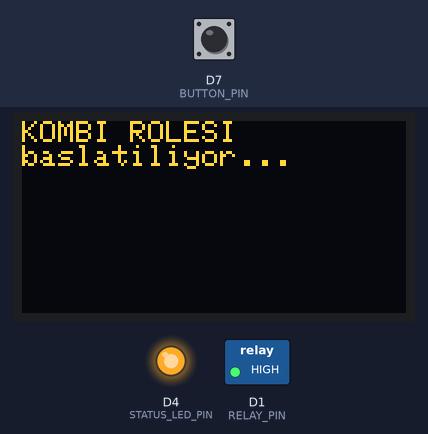
Recording of a sketch running on a simulated ESP8266 (NodeMCU). Shown: 128×64 one-colour display, switched loads named in the sketch (green lamp = pin HIGH), output pins drawn as LEDs (lit = HIGH). The inputs (shaded band) are chosen by the test bench; at power-on: D7 (BUTTON_PIN) HIGH. The OLED is the two-colour kind (top 16 rows yellow); WiFi joins after 1.5 s; servers stay silent unless stated; EEPROM starts erased; what the sketch prints to the serial monitor is not drawn.

Above: at 0.46 s.
At 1.87 s:
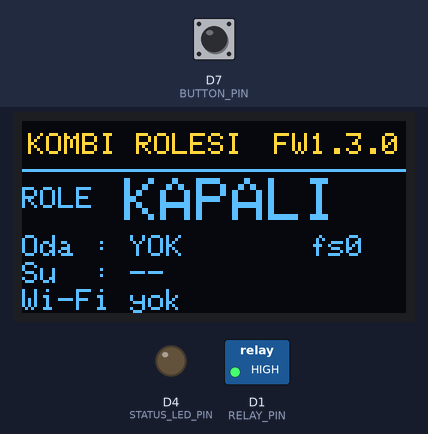
At 20.1 s:
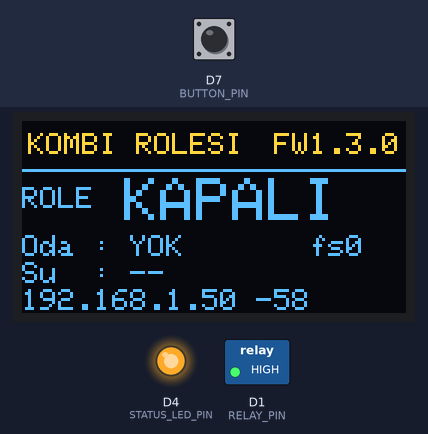
At 39.75 s:
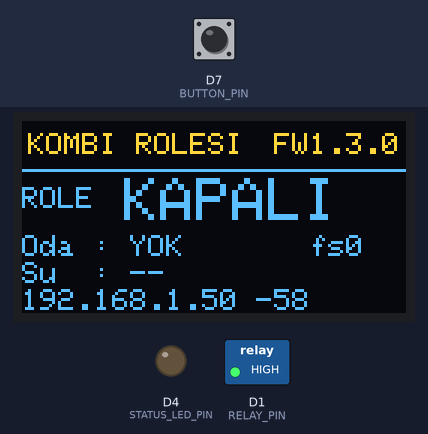
Timing chart, 0 to 40.0 s (numbered marks = the images above):
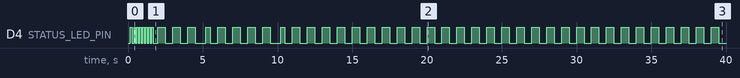

Measured:
- by itself, D4 (STATUS_LED_PIN): HIGH → LOW at 0.30 s, → HIGH 0.10 s later, → LOW 0.10 s later, → HIGH 0.10 s later, … (91 changes in this stretch)

The sketch:

kombi_rolesi.ino
```cpp
/*
 * ============================================================================
 *  KOMBIPLUS - KOMBI ROLE UNITESI
 *  NodeMCU v3 (ESP8266) + role modulu (+ opsiyonel DS18B20 su sensoru)
 *
 *  Bu cihaz:
 *    - Oda unitesinin AP'sine (KombiPlus) baglanir
 *    - TCP 8266 uzerinden gelen isi talebine gore kombi kontagini acar/kapatir
 *    - 5 dk boyunca komut gelmezse secilen fail-safe davranisi uygulanir
 *      (role kapanir veya son talep korunur; tercih EEPROM'da saklanir)
 *    - Opsiyonel DS18B20 ile kombi su sicakligini oda unitesine bildirir
 *
 *  GUVENLIK: Kombi termostat girisleri genellikle dusuk gerilimdir.
 *  230 V ile calisiyorsaniz isi mutlaka yetkili bir teknisyene yaptirin.
 *  Role modulu opto-izolasyonlu ve sigortali olmalidir.
 * ============================================================================
 */

#include <ESP8266WiFi.h>
#include <EEPROM.h>
#include <OneWire.h>
#include <DallasTemperature.h>
#include <Wire.h>
#include <Adafruit_GFX.h>
#include <Adafruit_SSD1306.h>

// ============================ KULLANICI AYARLARI ============================

#define FW_VERSION "1.3.0"

// Role modulu (aktif dusuk role kartlari yaygindir)
#define RELAY_PIN          D1        // GPIO5
#define RELAY_ACTIVE_LOW   1         // aktif-low kart icin 1, aktif-high icin 0

// Karti uzerindeki mavi LED (GPIO2 / D4)
#define STATUS_LED_PIN     LED_BUILTIN
#define LED_ACTIVE_LOW     1

// Opsiyonel kombi su sensoru (waterproof DS18B20)
#define FLOW_SENSOR_ENABLED 0
#define FLOW_PIN            D2        // GPIO4, 4.7k pull-up 3V3'e

// Opsiyonel 0.96" SSD1306 OLED (oda unitesiyle AYNI pinler: SDA=D5, SCL=D6)
#define OLED_ENABLED        1
#define OLED_WIDTH          128
#define OLED_HEIGHT         64
#define OLED_ADDR           0x3C
#define PIN_OLED_SDA        D5        // GPIO14
#define PIN_OLED_SCL        D6        // GPIO12

// Ekran uyandirma butonu (D7 -> GND, dahili pull-up) ve zaman asimi
#define BUTTON_PIN          D7        // GPIO13
#define BUTTON_ACTIVE_LOW   1
#define OLED_TIMEOUT_MS     300000UL  // 5 dk dokunulmazsa ekran kapanir

// Oda unitesi AP bilgileri (oda kodu ile AYNI olmali!)
#define TERMOSTAT_AP_SSID  "KombiPlus"
#define TERMOSTAT_AP_PASS  "Kombi.1881"

// Oda unitesinin AP uzerindeki sabit adresi
#define SERVER_HOST        "192.168.4.1"
#define TCP_PORT           8266

// Guvenlik / zamanlama
#define LINK_TIMEOUT_MS    300000UL   // 5 dk komut gelmezse role kapanir
#define STATUS_PERIOD_MS   2000UL
#define WIFI_RETRY_MS      15000UL
#define CONNECT_RETRY_MS   5000UL

// ============================ GLOBAL =======================================

WiFiClient client;
bool relayOn = false;
bool heatRequest = false;
bool linkEverSeen = false;      // ilk komut geldi mi? (acilista role kapali kalsin)
bool failSafeOn = false;        // oda unitesi erisilemezse son talebi koru
unsigned long lastSetMs = 0;
unsigned long lastStatusMs = 0;
unsigned long lastConnectAttemptMs = 0;
String rxLine = "";

#if OLED_ENABLED
Adafruit_SSD1306 display(OLED_WIDTH, OLED_HEIGHT, &Wire, -1);
bool oledOk = false;
bool oledAwake = true;
unsigned long oledWakeMs = 0;
#endif

// ---- EEPROM: fail-safe tercihi ----
#define RLY_MAGIC 0x524C5931UL   // "RLY1"
struct RlyPersist {
  uint32_t magic;
  uint8_t  failSafeOn;
};
const int EEPROM_SIZE = 16;

#if FLOW_SENSOR_ENABLED
  OneWire oneWire(FLOW_PIN);
  DallasTemperature flowSensor(&oneWire);
  float flowTemp = -127.0f;
  bool flowPending = false;
  unsigned long flowRequestMs = 0;
  unsigned long flowLastStartMs = 0;
#endif

// ============================ ROLE =========================================

void loadFailSafe() {
  RlyPersist p;
  EEPROM.get(0, p);
  if (p.magic == RLY_MAGIC && p.failSafeOn <= 1) {
    failSafeOn = (p.failSafeOn == 1);
  } else {
    failSafeOn = false;
    saveFailSafe();
  }
  Serial.print(F("Fail-safe (baglanti yok): role "));
  Serial.println(failSafeOn ? F("ACIK kalir") : F("KAPANIR"));
}

void saveFailSafe() {
  RlyPersist p;
  p.magic = RLY_MAGIC;
  p.failSafeOn = failSafeOn ? 1 : 0;
  EEPROM.put(0, p);
  EEPROM.commit();
}

void setRelay(bool on) {
  relayOn = on;
#if RELAY_ACTIVE_LOW
  digitalWrite(RELAY_PIN, on ? LOW : HIGH);
#else
  digitalWrite(RELAY_PIN, on ? HIGH : LOW);
#endif
}

// ============================ WI-FI ========================================

void connectWiFi() {
  Serial.print(F("Wi-Fi baglaniyor: "));
  Serial.println(TERMOSTAT_AP_SSID);
  WiFi.disconnect();
  WiFi.begin(TERMOSTAT_AP_SSID, TERMOSTAT_AP_PASS);
}

void updateWiFi() {
  static bool wasUp = false;
  static unsigned long lastAttempt = 0;

  if (WiFi.status() == WL_CONNECTED) {
    if (!wasUp) {
      wasUp = true;
      Serial.print(F("Wi-Fi OK. IP: "));
      Serial.println(WiFi.localIP());
      lastConnectAttemptMs = 0;   // hemen TCP baglanmayi dene
    }
    return;
  }

  if (wasUp) {
    wasUp = false;
    Serial.println(F("Wi-Fi koptu, yeniden baglanilacak."));
  }

  if (lastAttempt == 0 || (millis() - lastAttempt > WIFI_RETRY_MS)) {
    lastAttempt = millis();
    connectWiFi();
  }
}

// ============================ TCP ==========================================

void sendStatus() {
  if (!client.connected()) return;
#if FLOW_SENSOR_ENABLED
  float ft = flowTemp;
#else
  float ft = -127.0f;
#endif
  char buf[130];
  snprintf(buf, sizeof(buf), "STATUS relay=%d flow=%.2f rssi=%d up=%lu fs=%d fw=%s\n",
           relayOn ? 1 : 0, ft, WiFi.status() == WL_CONNECTED ? WiFi.RSSI() : 0,
           millis() / 1000UL, failSafeOn ? 1 : 0, FW_VERSION);
  client.print(buf);
}

void parseLine(const String &line) {
  if (!line.startsWith("SET")) return;

  bool heat = (line.indexOf("heat=1") >= 0);
  if (heat != heatRequest) {
    Serial.print(F("Isi talebi: "));
    Serial.println(heat ? F("ACIK") : F("KAPALI"));
  }
  heatRequest = heat;
  linkEverSeen = true;
  lastSetMs = millis();

  int fi = line.indexOf("fs=");
  if (fi >= 0) {
    int v = line.substring(fi + 3).toInt();
    bool want = (v != 0);
    if (want != failSafeOn) {
      failSafeOn = want;
      saveFailSafe();
      Serial.print(F("Fail-safe ayari: role "));
      Serial.println(failSafeOn ? F("ACIK kalir") : F("KAPANIR"));
    }
  }
}

void handleClient() {
  if (client && !client.connected()) {
    client.stop();
    client = WiFiClient();
    rxLine = "";
    Serial.println(F("Oda unitesi baglantisi koptu."));
  }

  if (!client.connected()) {
    if (WiFi.status() != WL_CONNECTED) return;
    if (millis() - lastConnectAttemptMs < CONNECT_RETRY_MS) return;
    lastConnectAttemptMs = millis();

    Serial.print(F("TCP baglaniyor: "));
    Serial.print(SERVER_HOST);
    Serial.print(':');
    Serial.println(TCP_PORT);

    if (client.connect(SERVER_HOST, TCP_PORT)) {
      client.setNoDelay(true);
      rxLine = "";
      Serial.println(F("Oda unitesine baglandi."));
      sendStatus();
    }
    return;
  }

  while (client.available()) {
    char c = (char)client.read();
    if (c == '\n') {
      parseLine(rxLine);
      rxLine = "";
    } else if (c != '\r' && rxLine.length() < 160) {
      rxLine += c;
    }
  }
}

void updateRelay() {
  bool linkFresh = (lastSetMs != 0) && (millis() - lastSetMs < LINK_TIMEOUT_MS);

  bool want;
  if (linkFresh) {
    want = heatRequest;
  } else if (linkEverSeen && failSafeOn) {
    // Oda unitesi erisilemiyor ve kullanici "acik kal" sectiyse son talep korunur.
    want = heatRequest;
  } else {
    want = false;
  }

  if (want != relayOn) {
    setRelay(want);
    Serial.print(F("ROLE: "));
    Serial.println(want ? F("ACIK") : F("KAPALI"));
  }

  static bool fsReported = false;
  if (!linkFresh && linkEverSeen && !fsReported) {
    fsReported = true;
    Serial.println(failSafeOn
      ? F("FAIL-SAFE: Baglanti yok, son talep korunuyor (fs=1).")
      : F("FAIL-SAFE: Baglanti yok, role kapatildi (fs=0)."));
  }
  if (linkFresh) fsReported = false;
}

// ============================ SU SENSORU ===================================

#if FLOW_SENSOR_ENABLED
void updateFlowSensor() {
  unsigned long now = millis();

  if (!flowPending && (now - flowLastStartMs >= 3000UL)) {
    flowSensor.requestTemperatures();
    flowPending = true;
    flowRequestMs = now;
    flowLastStartMs = now;
  } else if (flowPending && (now - flowRequestMs >= 800UL)) {
    flowPending = false;
    float t = flowSensor.getTempCByIndex(0);
    if (t == DEVICE_DISCONNECTED_C || t < -55.0f || t > 125.0f) {
      flowTemp = -127.0f;
    } else {
      flowTemp = t;
    }
  }
}
#endif

// ============================ LED ==========================================

void updateLed() {
  bool link = (lastSetMs != 0) && (millis() - lastSetMs < LINK_TIMEOUT_MS) && client.connected();
  bool wifi = (WiFi.status() == WL_CONNECTED);
  unsigned long now = millis();

  uint8_t onLevel = LED_ACTIVE_LOW ? LOW : HIGH;
  uint8_t offLevel = LED_ACTIVE_LOW ? HIGH : LOW;

  if (link) {
    digitalWrite(STATUS_LED_PIN, onLevel);                 // surekli yanik
  } else if (wifi) {
    digitalWrite(STATUS_LED_PIN, ((now / 500) % 2) ? onLevel : offLevel);  // 1 Hz
  } else {
    digitalWrite(STATUS_LED_PIN, ((now / 100) % 2) ? onLevel : offLevel);  // 5 Hz
  }
}

// ============================ OLED =========================================

#if OLED_ENABLED
void oledWake() {
  if (!oledOk) return;
  oledAwake = true;
  oledWakeMs = millis();
  display.ssd1306_command(SSD1306_DISPLAYON);
}

void oledSleep() {
  if (!oledOk) return;
  oledAwake = false;
  display.clearDisplay();
  display.display();
  display.ssd1306_command(SSD1306_DISPLAYOFF);
}

// D7 butonu: her basista ekrani 5 dk daha acik tutar.
void updateButton() {
  static bool lastRaw = false;
  static bool stable = false;
  static unsigned long changedMs = 0;

  bool raw = (digitalRead(BUTTON_PIN) == (BUTTON_ACTIVE_LOW ? LOW : HIGH));
  if (raw != lastRaw) {
    lastRaw = raw;
    changedMs = millis();
  }
  if (raw != stable && (millis() - changedMs) > 40UL) {
    stable = raw;
    if (stable) oledWake();
  }
}

void updateOled() {
  if (!oledOk || !oledAwake) return;

  if (millis() - oledWakeMs >= OLED_TIMEOUT_MS) {
    oledSleep();
    return;
  }

  static unsigned long lastMs = 0;
  if (millis() - lastMs < 500UL) return;
  lastMs = millis();

  bool link = (lastSetMs != 0) &&
              (millis() - lastSetMs < LINK_TIMEOUT_MS) && client.connected();
  bool wifi = (WiFi.status() == WL_CONNECTED);

  display.clearDisplay();
  display.setTextColor(SSD1306_WHITE);
  display.setTextSize(1);

  // Sari bant (0..15): baslik solda, surum sagda.
  display.setCursor(2, 4);
  display.print(F("KOMBI ROLESI"));
  display.setCursor(128 - 7 * 6 - 2, 4);
  display.print(F("FW" FW_VERSION));
  display.drawFastHLine(0, 16, 128, SSD1306_WHITE);

  // Govde: buyuk role durumu.
  display.setCursor(0, 22);
  display.print(F("ROLE"));
  display.setTextSize(2);
  display.setCursor(34, 19);
  display.print(relayOn ? F("ACIK") : F("KAPALI"));
  display.setTextSize(1);

  display.setCursor(0, 38);
  display.print(F("Oda : "));
  display.print(link ? F("BAGLI") : F("YOK"));
  display.setCursor(96, 38);
  display.print(failSafeOn ? F("fs1") : F("fs0"));

  display.setCursor(0, 47);
  display.print(F("Su  : "));
#if FLOW_SENSOR_ENABLED
  if (flowTemp > -100.0f) {
    display.print(flowTemp, 1);
    display.print('C');
  } else {
    display.print(F("--"));
  }
#else
  display.print(F("--"));
#endif

  display.setCursor(0, 56);
  if (wifi) {
    display.print(WiFi.localIP());
    char rs[8];
    snprintf(rs, sizeof(rs), " %d", WiFi.RSSI());
    display.print(rs);
  } else {
    display.print(F("Wi-Fi yok"));
  }

  display.display();
}
#endif

// ============================ SETUP / LOOP =================================

void setup() {
  Serial.begin(115200);
  delay(150);
  Serial.println();
  Serial.println(F("=== KombiPlusi - Role Unitesi ==="));
  Serial.println(F("FW " FW_VERSION));

  pinMode(RELAY_PIN, OUTPUT);
  setRelay(false);                       // HER ZAMAN kapali basla

  EEPROM.begin(EEPROM_SIZE);
  loadFailSafe();

  pinMode(STATUS_LED_PIN, OUTPUT);
  digitalWrite(STATUS_LED_PIN, LED_ACTIVE_LOW ? HIGH : LOW);

  pinMode(BUTTON_PIN, INPUT_PULLUP);

#if OLED_ENABLED
  Wire.begin(PIN_OLED_SDA, PIN_OLED_SCL);
  if (!display.begin(SSD1306_SWITCHCAPVCC, OLED_ADDR)) {
    oledOk = false;
    Serial.println(F("OLED bulunamadi (SDA D5 / SCL D6)."));
  } else {
    oledOk = true;
    display.clearDisplay();
    display.setTextColor(SSD1306_WHITE);
    display.setTextSize(1);
    display.setCursor(0, 0);
    display.println(F("KOMBI ROLESI"));
    display.println(F("baslatiliyor..."));
    display.display();
    oledWakeMs = millis();
    Serial.println(F("OLED hazir (5 dk sonra uyur, D7 butonu uyandirir)."));
  }
#endif

#if FLOW_SENSOR_ENABLED
  flowSensor.begin();
  flowSensor.setResolution(12);
  flowSensor.setWaitForConversion(false);
  Serial.println(F("DS18B20 su sensoru etkin."));
#endif

  WiFi.persistent(false);
  WiFi.mode(WIFI_STA);
  WiFi.setSleepMode(WIFI_NONE_SLEEP);
  WiFi.setAutoReconnect(true);
  WiFi.hostname("kombi-role");

  connectWiFi();

  Serial.println(F("Hazir. Oda unitesi bekleniyor..."));
}

void loop() {
  updateWiFi();
  handleClient();
  updateRelay();
#if FLOW_SENSOR_ENABLED
  updateFlowSensor();
#endif
  updateLed();
#if OLED_ENABLED
  updateButton();
  updateOled();
#endif

  if (client.connected() && (millis() - lastStatusMs >= STATUS_PERIOD_MS)) {
    lastStatusMs = millis();
    sendStatus();
  }

  delay(2);
}
```
